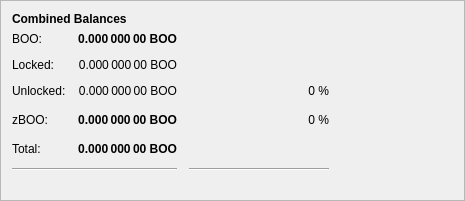
         <widget class="QFrame" name="frame_3">
          <property name="geometry">
           <rect>
            <x>0</x>
            <y>150</y>
            <width>465</width>
            <height>201</height>
           </rect>
          </property>
          <property name="frameShape">
           <enum>QFrame::StyledPanel</enum>
          </property>
          <property name="frameShadow">
           <enum>QFrame::Raised</enum>
          </property>
          <layout class="QVBoxLayout" name="verticalLayout_5">
           <item>
            <layout class="QHBoxLayout" name="horizontalLayout_5" stretch="0">
             <item>
              <widget class="QLabel" name="label_5z">
               <property name="maximumSize">
                <size>
                 <width>16777215</width>
                 <height>20</height>
                </size>
               </property>
               <property name="font">
                <font>
                 <weight>75</weight>
                 <bold>true</bold>
                </font>
               </property>
               <property name="toolTip">
                <string>Combined Balances (including unconfirmed and immature coins)</string>
               </property>
               <property name="text">
                <string>&lt;html&gt;&lt;head/&gt;&lt;body&gt;&lt;p&gt;Combined Balances&lt;/p&gt;&lt;/body&gt;&lt;/html&gt;</string>
               </property>
              </widget>
             </item>
            </layout>
           </item>
           <item>
            <layout class="QGridLayout" name="gridLayout_3">
             <property name="spacing">
              <number>12</number>
             </property>
             <item row="7" column="0" colspan="2">
              <widget class="Line" name="lineSpendableBalance_3">
               <property name="orientation">
                <enum>Qt::Horizontal</enum>
               </property>
              </widget>
             </item>
             <item row="7" column="2">
              <widget class="Line" name="lineWatchBalance_3">
               <property name="sizePolicy">
                <sizepolicy hsizetype="Preferred" vsizetype="Fixed">
                 <horstretch>0</horstretch>
                 <verstretch>0</verstretch>
                </sizepolicy>
               </property>
               <property name="minimumSize">
                <size>
                 <width>140</width>
                 <height>0</height>
                </size>
               </property>
               <property name="orientation">
                <enum>Qt::Horizontal</enum>
               </property>
              </widget>
             </item>
             <item row="4" column="1">
              <widget class="QLabel" name="labelzBalancez">
               <property name="font">
                <font>
                 <weight>75</weight>
                 <bold>true</bold>
                </font>
               </property>
               <property name="cursor">
                <cursorShape>IBeamCursor</cursorShape>
               </property>
               <property name="toolTip">
                <string>Total of transactions that have yet to be confirmed, and do not yet count toward the spendable balance</string>
               </property>
               <property name="text">
                <string notr="true">0.000 000 00 BOO</string>
               </property>
               <property name="alignment">
                <set>Qt::AlignRight|Qt::AlignTrailing|Qt::AlignVCenter</set>
               </property>
               <property name="textInteractionFlags">
                <set>Qt::LinksAccessibleByMouse|Qt::TextSelectableByKeyboard|Qt::TextSelectableByMouse</set>
               </property>
              </widget>
             </item>
             <item row="6" column="1">
              <widget class="QLabel" name="labelTotalz">
               <property name="font">
                <font>
                 <weight>75</weight>
                 <bold>true</bold>
                </font>
               </property>
               <property name="cursor">
                <cursorShape>IBeamCursor</cursorShape>
               </property>
               <property name="toolTip">
                <string>Total Balance, including unconfirmed and immature coins.</string>
               </property>
               <property name="text">
                <string notr="true">0.000 000 00 BOO</string>
               </property>
               <property name="alignment">
                <set>Qt::AlignRight|Qt::AlignTrailing|Qt::AlignVCenter</set>
               </property>
               <property name="textInteractionFlags">
                <set>Qt::LinksAccessibleByMouse|Qt::TextSelectableByKeyboard|Qt::TextSelectableByMouse</set>
               </property>
              </widget>
             </item>
             <item row="4" column="3">
              <spacer name="horizontalSpacer_6">
               <property name="orientation">
                <enum>Qt::Horizontal</enum>
               </property>
               <property name="sizeHint" stdset="0">
                <size>
                 <width>40</width>
                 <height>20</height>
                </size>
               </property>
              </spacer>
             </item>
             <item row="6" column="0">
              <widget class="QLabel" name="labelTotalTextz">
               <property name="text">
                <string>Total:</string>
               </property>
              </widget>
             </item>
             <item row="1" column="0">
              <widget class="QLabel" name="labelBalanceTextz">
               <property name="text">
                <string>BOO:</string>
               </property>
              </widget>
             </item>
             <item row="1" column="1">
              <widget class="QLabel" name="labelBalancez">
               <property name="font">
                <font>
                 <weight>75</weight>
                 <bold>true</bold>
                </font>
               </property>
               <property name="cursor">
                <cursorShape>IBeamCursor</cursorShape>
               </property>
               <property name="toolTip">
                <string>Your current spendable balance</string>
               </property>
               <property name="text">
                <string notr="true">0.000 000 00 BOO</string>
               </property>
               <property name="alignment">
                <set>Qt::AlignRight|Qt::AlignTrailing|Qt::AlignVCenter</set>
               </property>
               <property name="textInteractionFlags">
                <set>Qt::LinksAccessibleByMouse|Qt::TextSelectableByKeyboard|Qt::TextSelectableByMouse</set>
               </property>
              </widget>
             </item>
             <item row="4" column="0">
              <widget class="QLabel" name="labelzBalanceTextz">
               <property name="toolTip">
                <string/>
               </property>
               <property name="text">
                <string>zBOO:</string>
               </property>
              </widget>
             </item>
             <item row="4" column="2">
              <widget class="QLabel" name="labelzBOOPercent">
               <property name="toolTip">
                <string>
                                  Current percentage of zBOO.
                                  If AutoMint is enabled this percentage will settle around the configured AutoMint percentage (default = 10%)
                                </string>
               </property>
               <property name="text">
                <string>0 %</string>
               </property>
               <property name="alignment">
                <set>Qt::AlignRight|Qt::AlignTrailing|Qt::AlignVCenter</set>
               </property>
              </widget>
             </item>
             <item row="6" column="2">
              <widget class="QLabel" name="label100Percent">
               <property name="text">
                <string/>
               </property>
               <property name="alignment">
                <set>Qt::AlignRight|Qt::AlignTrailing|Qt::AlignVCenter</set>
               </property>
              </widget>
             </item>
             <item row="2" column="1">
              <widget class="QLabel" name="labelLockedBalance">
               <property name="toolTip">
                <string>Locked BOO or Masternode collaterals. These are excluded from zBOO minting.</string>
               </property>
               <property name="text">
                <string>0.000 000 00 BOO</string>
               </property>
               <property name="alignment">
                <set>Qt::AlignRight|Qt::AlignTrailing|Qt::AlignVCenter</set>
               </property>
              </widget>
             </item>
             <item row="2" column="0">
              <widget class="QLabel" name="labelLockedBalanceText">
               <property name="toolTip">
                <string>Locked BOO or Masternode collaterals. These are excluded from zBOO minting.</string>
               </property>
               <property name="text">
                <string>Locked:</string>
               </property>
              </widget>
             </item>
             <item row="3" column="0">
              <widget class="QLabel" name="labelUnLockedBalanceText">
               <property name="toolTip">
                <string>Unlocked BOOs. These can be used for zBOO minting.</string>
               </property>
               <property name="text">
                <string>Unlocked:</string>
               </property>
              </widget>
             </item>
             <item row="3" column="1">
              <widget class="QLabel" name="labelUnLockedBalance">
               <property name="toolTip">
                <string>Unlocked BOOs. These can be used for zBOO minting.</string>
               </property>
               <property name="text">
                <string>0.000 000 00 BOO</string>
               </property>
               <property name="alignment">
                <set>Qt::AlignRight|Qt::AlignTrailing|Qt::AlignVCenter</set>
               </property>
              </widget>
             </item>
             <item row="3" column="2">
              <widget class="QLabel" name="labelBOOPercent">
               <property name="text">
                <string>0 %</string>
               </property>
               <property name="alignment">
                <set>Qt::AlignRight|Qt::AlignTrailing|Qt::AlignVCenter</set>
               </property>
              </widget>
             </item>
            </layout>
           </item>
           <item>
            <spacer name="verticalSpacer">
             <property name="orientation">
              <enum>Qt::Vertical</enum>
             </property>
             <property name="sizeHint" stdset="0">
              <size>
               <width>20</width>
               <height>40</height>
              </size>
             </property>
            </spacer>
           </item>
          </layout>
         </widget>
